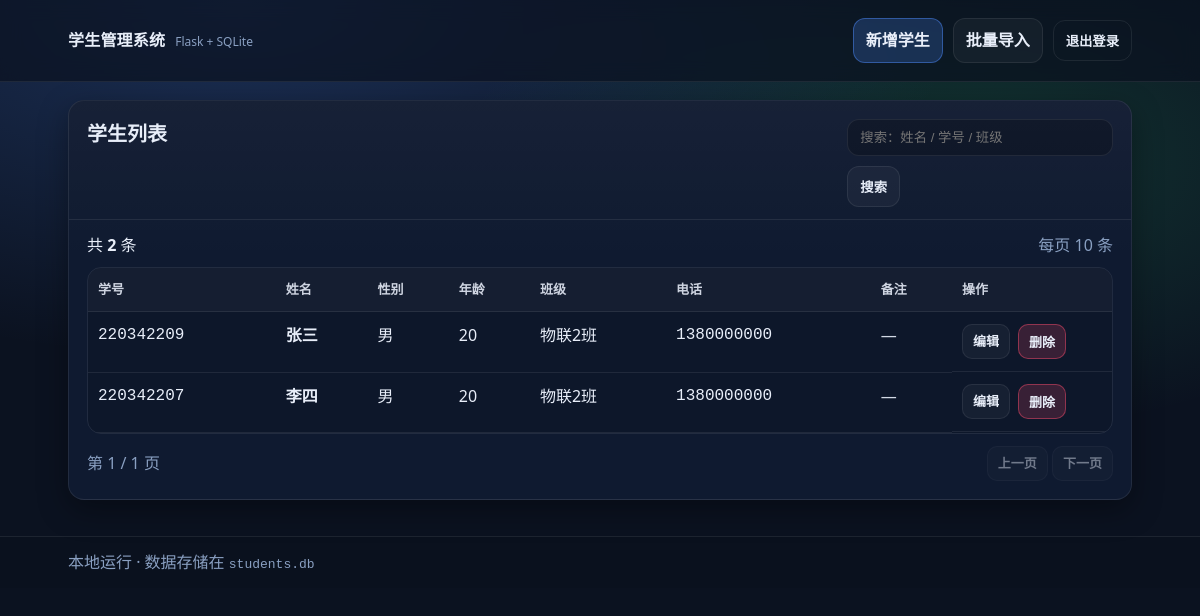
The page / (signed in) on the database its author committed.
### tables this page shows
CREATE TABLE students (
                id INTEGER PRIMARY KEY AUTOINCREMENT,
                student_no TEXT NOT NULL UNIQUE,
                name TEXT NOT NULL,
                gender TEXT NOT NULL DEFAULT '未知',
                age INTEGER,
                class_name TEXT,
                phone TEXT,
                note TEXT,
                created_at TEXT NOT NULL
            );

### app.py (the view)
    @app.get("/")
    def index():
        q = _clean_str(request.args.get("q"))
        page = _clean_str(request.args.get("page")) or "1"
        per_page = 10
        try:
            page_i = max(1, int(page))
        except ValueError:
            page_i = 1
        where = ""
        params: Tuple[Any, ...] = ()
        if q:
            where = "WHERE student_no LIKE ? OR name LIKE ? OR class_name LIKE ?"
            like = f"%{q}%"
            params = (like, like, like)
        with get_conn() as conn:
            total = conn.execute(f"SELECT COUNT(1) AS c FROM students {where}", params).fetchone()["c"]
            pages = max(1, math.ceil(total / per_page)) if total else 1
            page_i = min(page_i, pages)
            offset = (page_i - 1) * per_page
            rows = conn.execute(
                f"""
                SELECT id, student_no, name, gender, age, class_name, phone, note, created_at
                FROM students
                {where}
                ORDER BY datetime(created_at) DESC, id DESC
                LIMIT ? OFFSET ?
                """,
                params + (per_page, offset),
            ).fetchall()
        return render_template(
            "index.html",
            rows=rows,
            q=q,
            page=page_i,
            pages=pages,
            total=total,
            per_page=per_page,
        )

### app.py (called while the page is built)
def get_conn() -> sqlite3.Connection:
    conn = sqlite3.connect(DB_PATH)
    conn.row_factory = sqlite3.Row
    conn.execute("PRAGMA foreign_keys = ON")
    return conn

def _clean_str(v: Any) -> str:
    if v is None:
        return ""
    return str(v).strip()

### templates/index.html (shortened to what this page needs)
{% extends "base.html" %}
{% block content %}
  <section class="card">
    <div class="card__header">
      <h1 class="h1">学生列表</h1>
      <form class="search" method="get" action="{{ url_for('index') }}">
        <input
          class="input"
          type="search"
          name="q"
          value="{{ q }}"
          placeholder="搜索：姓名 / 学号 / 班级"
          autocomplete="off"
        />
        <button class="btn" type="submit">搜索</button>
      </form>
    </div>
    <div class="card__body">
      <div class="meta">
        <span>共 <strong>{{ total }}</strong> 条</span>
        <span class="muted">每页 {{ per_page }} 条</span>
      </div>
      <div class="table-wrap">
        <table class="table">
          <thead>
            <tr>
              <th>学号</th>
              <th>姓名</th>
              <th>性别</th>
              <th>年龄</th>
              <th>班级</th>
              <th>电话</th>
              <th>备注</th>
              <th class="th-actions">操作</th>
            </tr>
          </thead>
          <tbody>
            {% if rows %}
              {% for r in rows %}
                <tr>
                  <td class="mono">{{ r["student_no"] }}</td>
                  <td><strong>{{ r["name"] }}</strong></td>
                  <td>{{ r["gender"] }}</td>
                  <td>{{ r["age"] if r["age"] is not none else "—" }}</td>
                  <td>{{ r["class_name"] or "—" }}</td>
                  <td class="mono">{{ r["phone"] or "—" }}</td>
                  <td class="note">{{ r["note"] or "—" }}</td>
                  <td class="actions">
                    <a class="btn btn--small" href="{{ url_for('edit_student', student_id=r['id']) }}">编辑</a>
                    <form
                      class="inline"
                      method="post"
                      action="{{ url_for('delete_student', student_id=r['id']) }}"
                      onsubmit="return confirm('确定删除 {{ r['name'] }}（{{ r['student_no'] }}）吗？');"
                    >
                      <button class="btn btn--small btn--danger" type="submit">删除</button>
                    </form>
                  </td>
                </tr>
              {% endfor %}
            {% else %}
              <tr>
                <td colspan="8" class="empty">
                  暂无数据{% if q %}（未找到匹配结果）{% endif %}。你可以先 <a href="{{ url_for('new_student') }}">新增一条学生信息</a>。
                </td>
              </tr>
            {% endif %}
          </tbody>
        </table>
      </div>
      <div class="pager">
        <div class="pager__left">
          <span class="muted">第 {{ page }} / {{ pages }} 页</span>
        </div>
        <div class="pager__right">
          {% set qp = {'q': q} if q else {} %}
          <a class="btn btn--small {% if page <= 1 %}btn--disabled{% endif %}"
             href="{{ url_for('index', page=page-1, **qp) if page > 1 else '#' }}">上一页</a>
          <a class="btn btn--small {% if page >= pages %}btn--disabled{% endif %}"
             href="{{ url_for('index', page=page+1, **qp) if page < pages else '#' }}">下一页</a>
        </div>
      </div>
    </div>
  </section>
{% endblock %}

### templates/base.html (shortened to what this page needs)
<!doctype html>
<html lang="zh-CN">
  <head>
    <link rel="stylesheet" href="{{ url_for('static', filename='styles.css') }}" />
  </head>
  <body>
    <header class="topbar">
      <div class="container topbar__inner">
        <div class="brand">
          <a class="brand__link" href="{{ url_for('index') }}">学生管理系统</a>
          <span class="brand__sub">Flask + SQLite</span>
        </div>
        <nav class="nav">
          {% if session.get('admin_logged_in') %}
            <a class="btn btn--primary" href="{{ url_for('new_student') }}">新增学生</a>
            <a class="btn" href="{{ url_for('import_students_page') }}">批量导入</a>
            <form class="inline" method="post" action="{{ url_for('logout') }}">
              <button class="btn btn--ghost" type="submit">退出登录</button>
            </form>
          {% endif %}
        </nav>
      </div>
    </header>
    <main class="container">
      {% block content %}{% endblock %}
    </main>
    <footer class="footer">
      <div class="container footer__inner">
        <span class="muted">本地运行 · 数据存储在 <code>students.db</code></span>
      </div>
    </footer>
  </body>
</html>

### static/styles.css (style rules this page uses)
:root { --bg:#0b1220; --card:#0f1a30; --muted:#8aa0c2; --text:#e8eef9; --border:rgba(255,255,255,.08); --primary:#4f8cff; --danger:#ff4d6d; --ok:#32d583; --shadow:0 10px 30px rgba(0,0,0,.35); --radius:16px; --mono:ui-monospace,SFMono-Regular,Menlo,Monaco,Consolas,"Liberation Mono","Courier New",monospace; --sans:ui-sans-serif,system-ui,-apple-system,"Segoe UI",Roboto,"Helvetica Neue",Arial,"Noto Sans","Liberation Sans",sans-serif; }
* { box-sizing:border-box }
html,body { height:100% }
body { margin:0; background:radial-gradient(1200px 600px at 20% 0%, rgba(79,140,255,.25), transparent 60%), radial-gradient(900px 500px at 80% 20%, rgba(50,213,131,.18), transparent 55%), var(--bg); color:var(--text); font-family:var(--sans); line-height:1.45; }
a { color:var(--primary);text-decoration:none }
.container { max-width:1100px;margin:0 auto;padding:18px }
.topbar { position:sticky;top:0;z-index:10; background:rgba(11,18,32,.7); backdrop-filter:blur(10px); border-bottom:1px solid var(--border); }
.topbar__inner { display:flex;align-items:center;justify-content:space-between;gap:12px }
.brand { display:flex;align-items:baseline;gap:10px }
.brand__link { font-weight:800;color:var(--text);letter-spacing:.2px }
.brand__sub { color:var(--muted);font-size:12px }
.nav { display:flex;gap:10px;align-items:center }
.card { background:linear-gradient(180deg, rgba(255,255,255,.03), transparent 40%), var(--card); border:1px solid var(--border); border-radius:var(--radius); box-shadow:var(--shadow); overflow:hidden; }
.card__header { display:flex;align-items:flex-start;justify-content:space-between;gap:16px; padding:18px 18px 12px 18px; border-bottom:1px solid var(--border); }
.card__body { padding:14px 18px 18px 18px }
.h1 { margin:0;font-size:20px }
.btn { display:inline-flex;align-items:center;justify-content:center; gap:8px; padding:10px 12px; border-radius:12px; border:1px solid var(--border); background:rgba(255,255,255,.04); color:var(--text); cursor:pointer; font-weight:600; transition:transform .06s ease, background .15s ease, border-color .15s ease; }
.btn--primary { background:rgba(79,140,255,.22);border-color:rgba(79,140,255,.45) }
.btn--danger { background:rgba(255,77,109,.18);border-color:rgba(255,77,109,.45) }
.btn--ghost { background:transparent }
.btn--small { padding:7px 10px;border-radius:10px;font-size:13px }
.btn--disabled { opacity:.45;pointer-events:none }
.input { width:100%; padding:10px 12px; border-radius:12px; border:1px solid var(--border); background:rgba(0,0,0,.22); color:var(--text); outline:none; }
.search { display:flex;gap:10px;align-items:center;flex-wrap:wrap }
.meta { display:flex;gap:12px;align-items:center;justify-content:space-between;margin-bottom:10px }
.muted { color:var(--muted) }
.mono { font-family:var(--mono) }
.table-wrap { overflow:auto;border-radius:14px;border:1px solid var(--border) }
.table { width:100%;border-collapse:collapse;min-width:920px;background:rgba(0,0,0,.12) }
.table th,.table td { padding:12px 10px;border-bottom:1px solid var(--border);text-align:left;vertical-align:top }
.table th { font-size:13px;color:rgba(232,238,249,.88);background:rgba(255,255,255,.03) }
.th-actions { width:160px }
.note { max-width:260px;white-space:nowrap;overflow:hidden;text-overflow:ellipsis;color:rgba(232,238,249,.9) }
.actions { display:flex;gap:8px;align-items:center }
.inline { display:inline }
.pager { display:flex;align-items:center;justify-content:space-between;gap:10px;margin-top:12px }
.footer { margin-top:18px;border-top:1px solid var(--border);background:rgba(0,0,0,.08) }
.footer__inner { padding:14px 18px }

### rows shown on the page
students: student_no "220342209", name "张三", gender "男", age "20", class_name "物联2班", phone "1380000000", note "—"
students: student_no "220342207", name "李四", gender "男", age "20", class_name "物联2班", phone "1380000000", note "—"

### other values the page prints
{{ total }} "2"
{{ per_page }} "10"
{{ page }} "1"
{{ pages }} "1"
